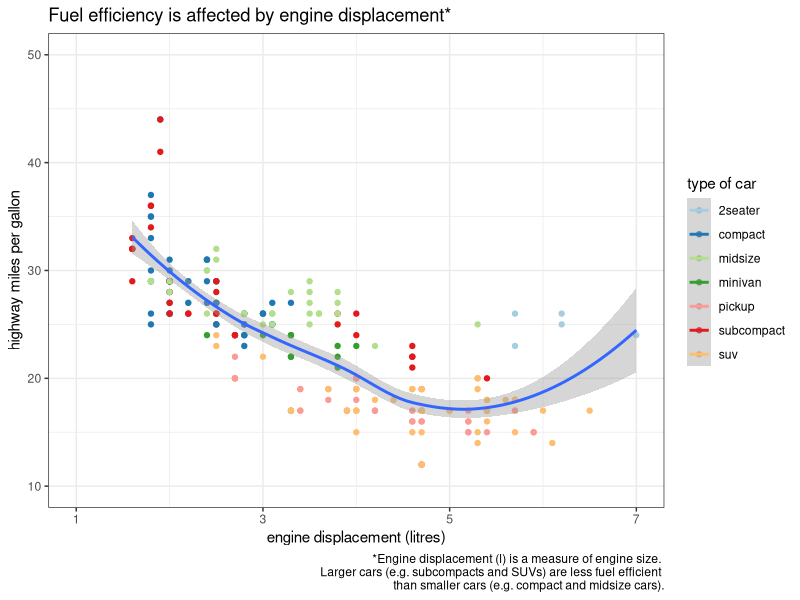

Source code (R): (Note: this script raises an error after producing the figure.)
## ---- chunk 1
library(tidyverse)

mpg
## ---- chunk 2
w = 7
h = 5

ggplot(data = mpg, mapping = aes(x = displ, y = hwy, color = class)) +
  geom_point() +
  geom_smooth(mapping = aes(group = 1)) +
  scale_x_continuous(limits = c(1,7), breaks = c(1, 3, 5, 7)) + 
  scale_y_continuous(limits = c(10,50), breaks = c(10, 20, 30, 40, 50)) + 
  scale_color_brewer(palette = "Paired", name = "type of car") + 
  labs(x = "engine displacement (litres)", 
       y = "highway miles per gallon",
       title = "Fuel efficiency is affected by engine displacement*",
       caption = "*Engine displacement (l) is a measure of engine size. \n Larger cars (e.g. subcompacts and SUVs) are less fuel efficient \n than smaller cars (e.g. compact and midsize cars).") +
  theme_bw() #+
  #guides(color = "none")

p
ggsave(filename = "fuel_efficiency.png", plot = p, width = w, height = h)
## ---- chunk 3
ggplot(mpg, aes(displ, hwy)) +
  geom_point(aes(color = class)) +
  geom_smooth(se = FALSE) +
  labs(title = "Fuel efficiency generally decreases with engine size",
       x = "engine dispalcement (L)",
       y = "Highway mpg") +
  theme_bw()

